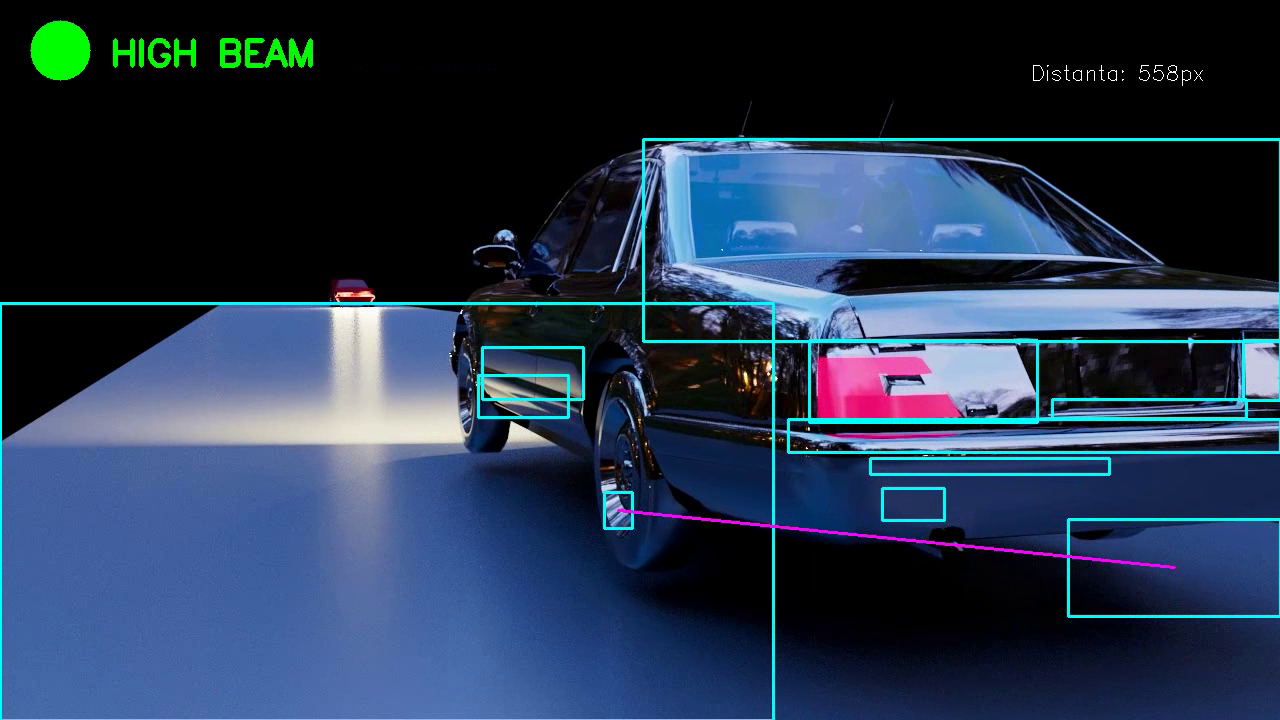
#> input picture frame 18 of video_output/rezultat_slow_motion.mp4, 1280 x 720 px, given in place of test_video.mp4, which was not available
$ python main.py
#> lines starting #> are read from the running program, lines starting #| are printed output that depends on the picture; after the words box and inside, x2 and y2 are one past the last pixel; in counts of white or black regions, pixels touching at a corner belong together; pictures that were not available may be replaced by others from this repository, and a replacement may not be noted
import cv2
import numpy as np
import math
import os

# --- 1. CONFIGURARE VITEZĂ ȘI DISTANȚĂ ---

# De câte ori să fie mai încet? (1 = normal, 3 = de 3 ori mai lent)
FACTOR_INCETINIRE = 3

# La ce distanță (în pixeli) să schimbe faza?
DISTANTA_ACTIVARE = 350

video_source = 'video_test/test_video.mp4'
output_file = 'video_output/rezultat_slow_motion.mp4'

# --- 2. INIȚIALIZARE ---
os.makedirs('video_output', exist_ok=True)

cap = cv2.VideoCapture(video_source)
w = int(cap.get(cv2.CAP_PROP_FRAME_WIDTH))
h = int(cap.get(cv2.CAP_PROP_FRAME_HEIGHT))

# Luăm FPS-ul original (de obicei 30)
fps_original = int(cap.get(cv2.CAP_PROP_FPS))
if fps_original == 0: fps_original = 30

# Calculăm noul FPS pentru Slow Motion
# Dacă videoul are 30 fps și noi îl scriem cu 10 fps, va dura de 3 ori mai mult.
fps_slow = max(5, int(fps_original / FACTOR_INCETINIRE))

out = cv2.VideoWriter(output_file, cv2.VideoWriter_fourcc(*'mp4v'), fps_slow, (w, h))

print(f"🎥 Procesare Slow Motion ({FACTOR_INCETINIRE}x mai lent)...")

while True:
    ret, frame = cap.read()
#> frame is the input picture: shape (720, 1280, 3); mean B, G, R 77.7, 54.6, 38.2
    if not ret:
        break

    # --- 3. PROCESARE LOGICĂ (Aceeași ca înainte) ---
    gray = cv2.cvtColor(frame, cv2.COLOR_BGR2GRAY)
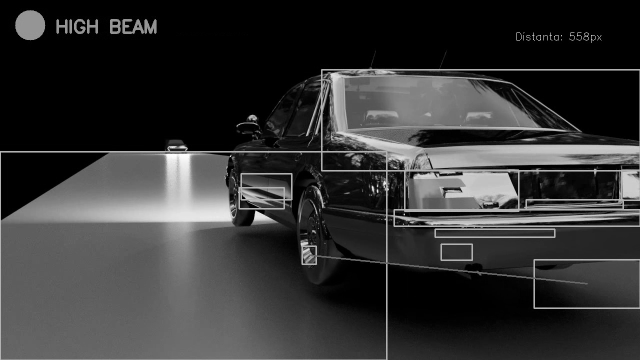
#> gray: shape (720, 1280) (shown at 1/2 size); min 0, max 255, mean 52.3
    _, thresh = cv2.threshold(gray, 50, 255, cv2.THRESH_BINARY)
#> thresh: shape (720, 1280); 38.8% white; 423 white regions (347 under 20 px), largest, box (x1, y1, x2, y2) and area: (0, 135, 1280, 720) 339501, (475, 346, 585, 421) 5560, (30, 20, 91, 81) 2824
    kernel = np.ones((5, 5), np.uint8)
    thresh = cv2.morphologyEx(thresh, cv2.MORPH_OPEN, kernel)
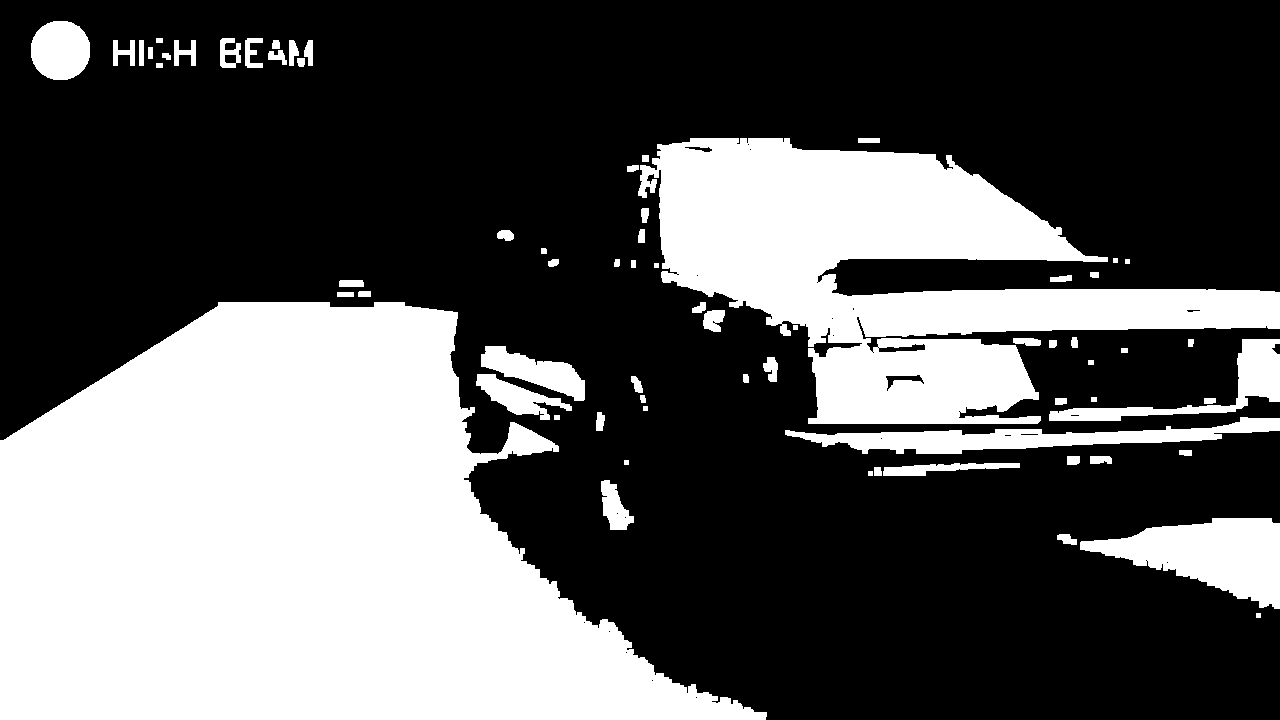
#> thresh: shape (720, 1280); 35.6% white; 69 white regions

    contours, _ = cv2.findContours(thresh, cv2.RETR_EXTERNAL, cv2.CHAIN_APPROX_SIMPLE)
#> contours = 69 contours, 8 with area under 20; largest, box (x1, y1, x2, y2) and area: (0, 302, 767, 720) 206250, (638, 138, 1280, 424) 83206, (1080, 518, 1280, 609) 9662, (785, 417, 1280, 454) 6660, (1049, 339, 1280, 421) 3902

    cars = []
    for c in contours:
        area = cv2.contourArea(c)
        if area > 500:
            x, y, cw, ch = cv2.boundingRect(c)
            center_x = x + cw // 2
            center_y = y + ch // 2
            cars.append((center_x, center_y))

            # Desenăm contur simplu
            cv2.rectangle(frame, (x, y), (x + cw, y + ch), (255, 255, 0), 2)
#> this loop made 69 passes
#> (area, x, y, cw, ch, center_x, center_y) on passes 3, 4, 7, 12, 22, 26, 28, 35: (9661.5, 1080, 518, 200, 91, 1180, 563), (872, 601, 480, 33, 50, 617, 505), (827.5, 883, 463, 137, 13, 951, 469), (6660.5, 785, 417, 495, 37, 1032, 435), (1638.5, 476, 374, 96, 46, 524, 397), (2511.5, 481, 346, 104, 55, 533, 373), (3902.5, 1049, 339, 231, 82, 1164, 380), (206250.5, 0, 302, 767, 418, 383, 511)
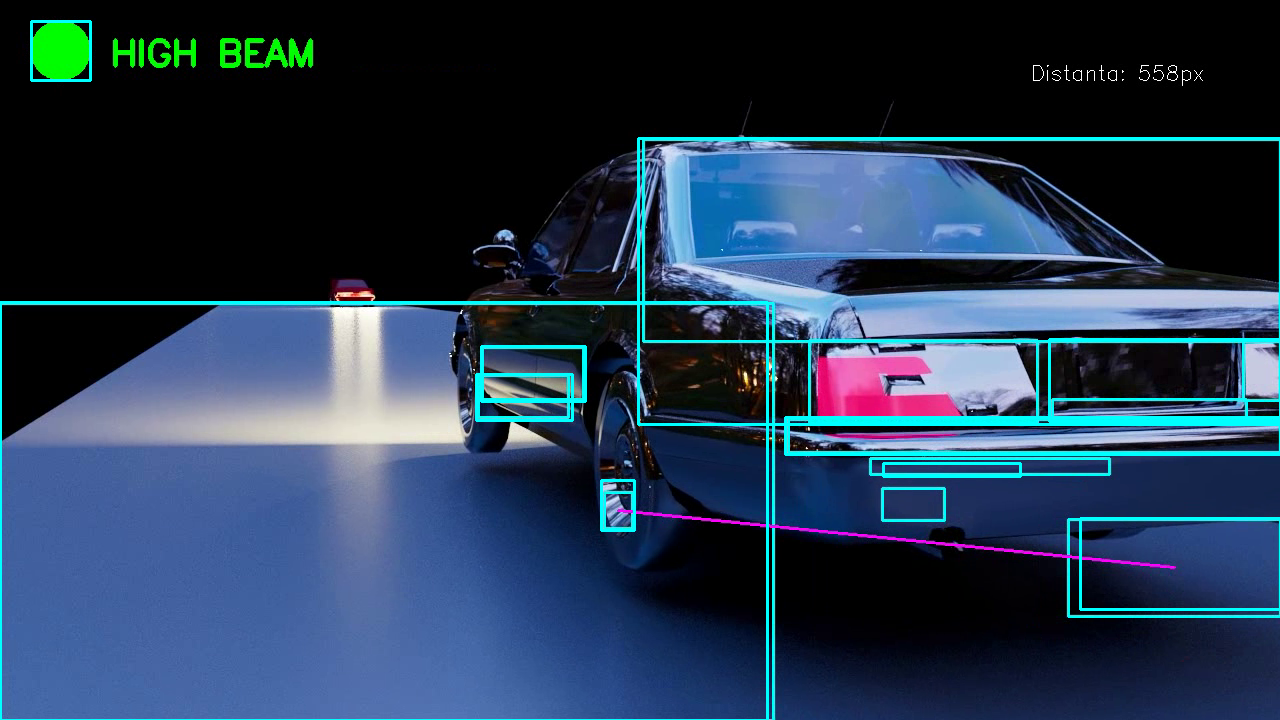
#> frame: shape (720, 1280, 3); 2.17% of pixels changed, all inside (x1, y1, x2, y2) = (0, 20, 1280, 720)
#> after the loop, cars = [(1180, 563), (617, 505), (951, 469), (1032, 435), (524, 397), (533, 373), (1164, 380), (383, 511), (959, 281), (60, 50)]

    # --- 4. CALCUL DISTANȚĂ ---
    beam_status = "HIGH BEAM"
    beam_color = (0, 255, 0)  # Verde
    dist_px = 0

    if len(cars) >= 2:
        c1 = cars[0]
#> c1 = (1180, 563)
        c2 = cars[1]
#> c2 = (617, 505)

        # Distanța Euclidiană
        dist_px = math.sqrt((c1[0] - c2[0]) ** 2 + (c1[1] - c2[1]) ** 2)
#> dist_px = 566

        # Linie între mașini
        cv2.line(frame, c1, c2, (255, 0, 255), 2)

        # Verificăm pragul
        if dist_px < DISTANTA_ACTIVARE:
            beam_status = "LOW BEAM (Detectat!)"
            beam_color = (0, 0, 255)  # Roșu

            # Text de avertizare sub linie
            mid_x = (c1[0] + c2[0]) // 2
            mid_y = (c1[1] + c2[1]) // 2
            cv2.putText(frame, f"Prea Aproape! ({int(dist_px)}px)", (mid_x - 60, mid_y + 30),
                        cv2.FONT_HERSHEY_SIMPLEX, 0.5, (0, 0, 255), 2)

    # --- 5. DASHBOARD GRAFIC ---
    cv2.rectangle(frame, (0, 0), (w, 100), (0, 0, 0), -1)

    # Cerc indicator
    cv2.circle(frame, (60, 50), 30, beam_color, -1)

    # Text Stare Mare
    cv2.putText(frame, beam_status, (110, 65),
                cv2.FONT_HERSHEY_SIMPLEX, 1.2, beam_color, 3)

    # Afișăm distanța curentă mic în colț
    if dist_px > 0:
        cv2.putText(frame, f"Distanta: {int(dist_px)}px", (w - 250, 80),
                    cv2.FONT_HERSHEY_SIMPLEX, 0.7, (255, 255, 255), 1)
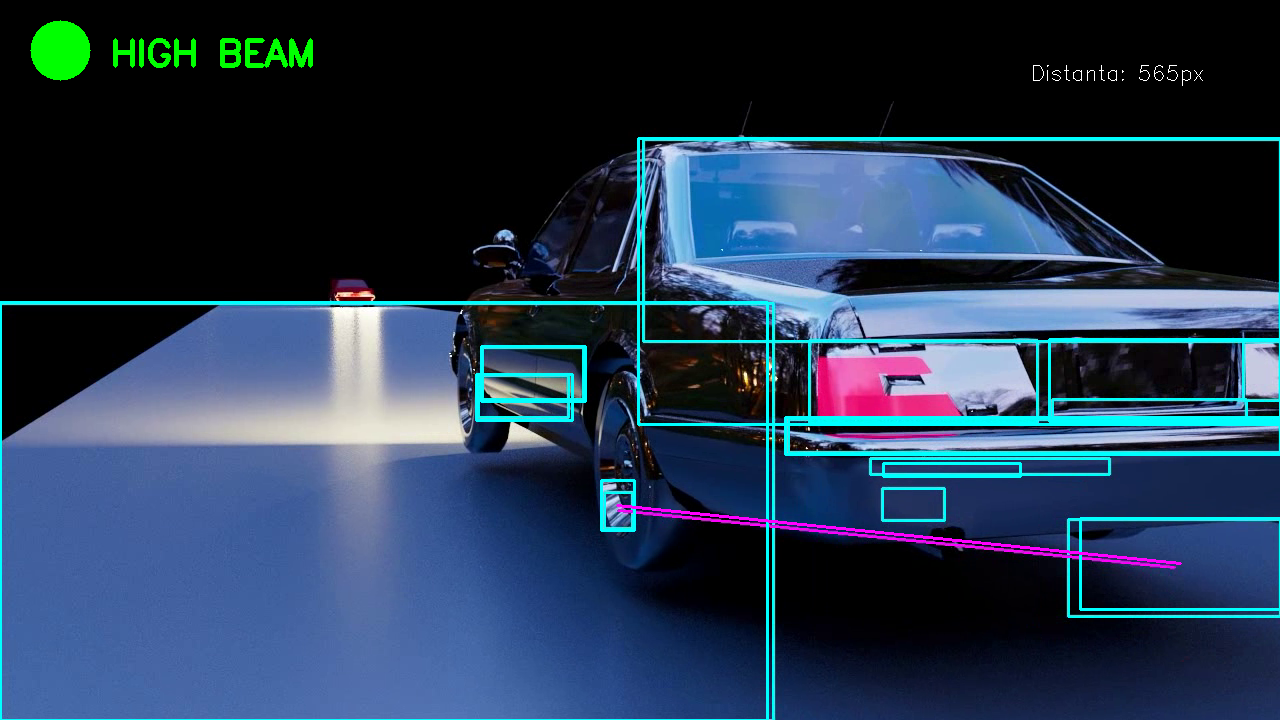
#> frame: shape (720, 1280, 3); mean B, G, R 80.5, 57.4, 37.9

    # Scriem cadrul în fișier (va fi slow motion la redare)
    out.write(frame)
    cv2.imshow("Slow Motion Demo", frame)

    # Așteptăm mai mult între cadre pentru a încetini și vizualizarea live
    # 30ms e normal. 100ms e lent.
    timp_asteptare = int(1000 / fps_slow)

    if cv2.waitKey(timp_asteptare) & 0xFF == ord('q'):
#> (key q is pressed here)
        break

cap.release()
out.release()
cv2.destroyAllWindows()
print(f"✅ Gata! Videoclipul încetinit este salvat în: {output_file}")

$ run again, starting later in the video
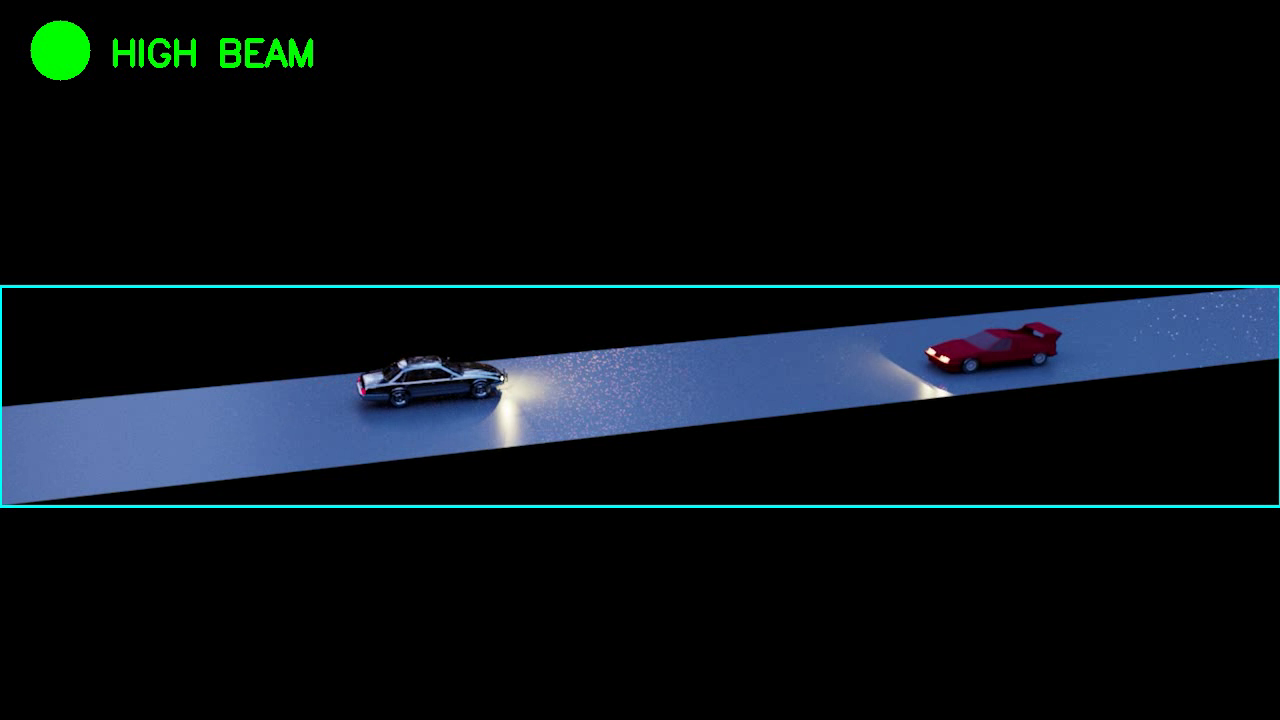
#> input picture frame 81 of video_output/rezultat_slow_motion.mp4, 1280 x 720 px, given in place of test_video.mp4, which was not available
#> frame is the input picture: shape (720, 1280, 3); mean B, G, R 20.8, 15.9, 9.7
#> `thresh = cv2.morphologyEx(thresh, cv2.MORPH_OPEN, kernel)`:
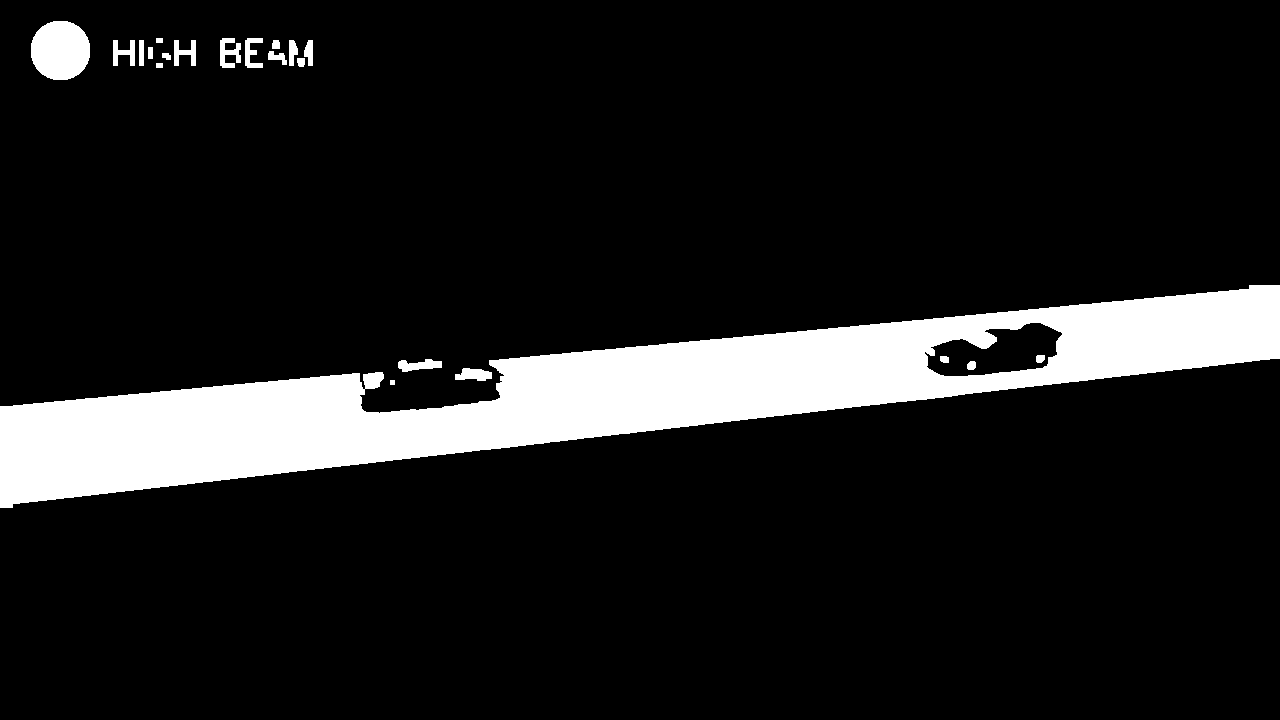
#> thresh: shape (720, 1280); 11.5% white; 22 white regions
#> contours = 19 contours, 1 with area under 20; largest, box (x1, y1, x2, y2) and area: (0, 285, 1280, 508) 103351, (31, 21, 90, 80) 2732, (398, 359, 442, 372) 312, (220, 38, 241, 68) 308, (455, 368, 492, 381) 304
#> the loop `for c in contours:` made 19 passes
#> (area, x, y, cw, ch, center_x, center_y) on passes 4, 19: (103351, 0, 285, 1280, 223, 640, 396), (2732, 31, 21, 59, 59, 60, 50)
#> after the loop `for c in contours:`: cars = [(640, 396), (60, 50)]
#> c1 = (640, 396)
#> c2 = (60, 50)
#> dist_px = 675.4
#> `cv2.putText(frame, f"Distanta: {int(dist_px)}px", (w - 250, 80), cv2.F..`:
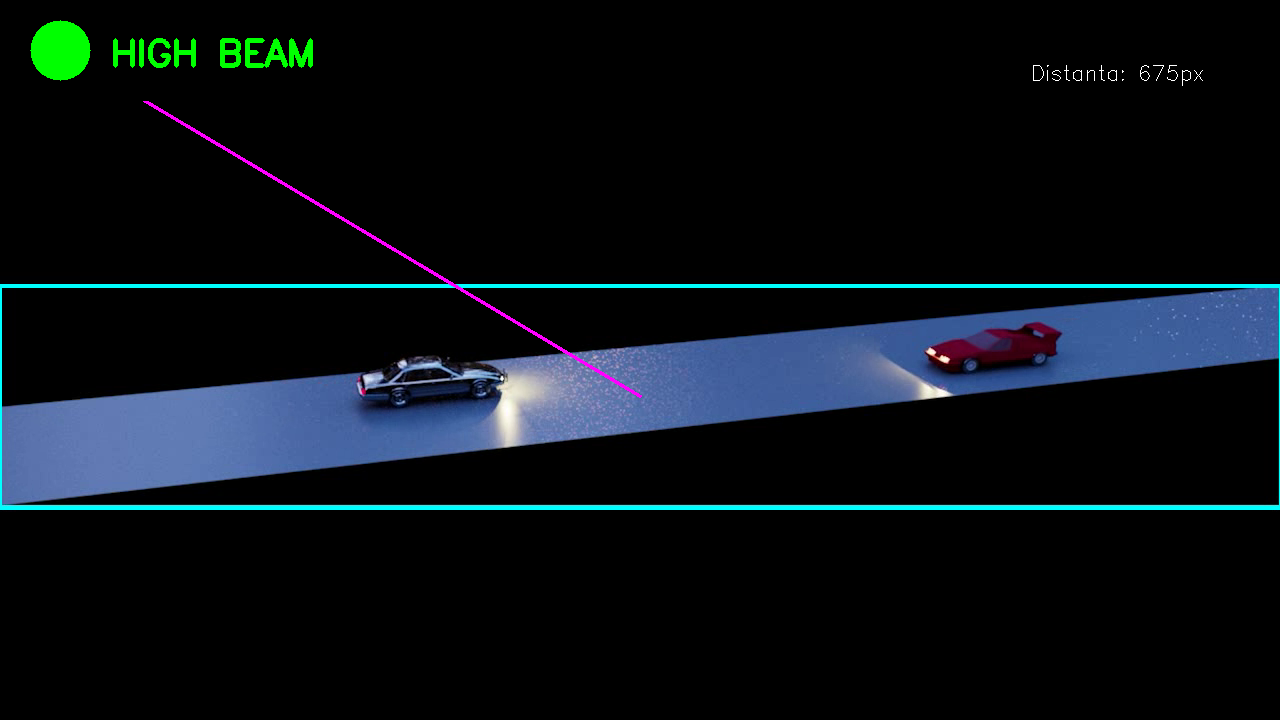
#> frame: shape (720, 1280, 3); mean B, G, R 22.4, 17, 10.1
